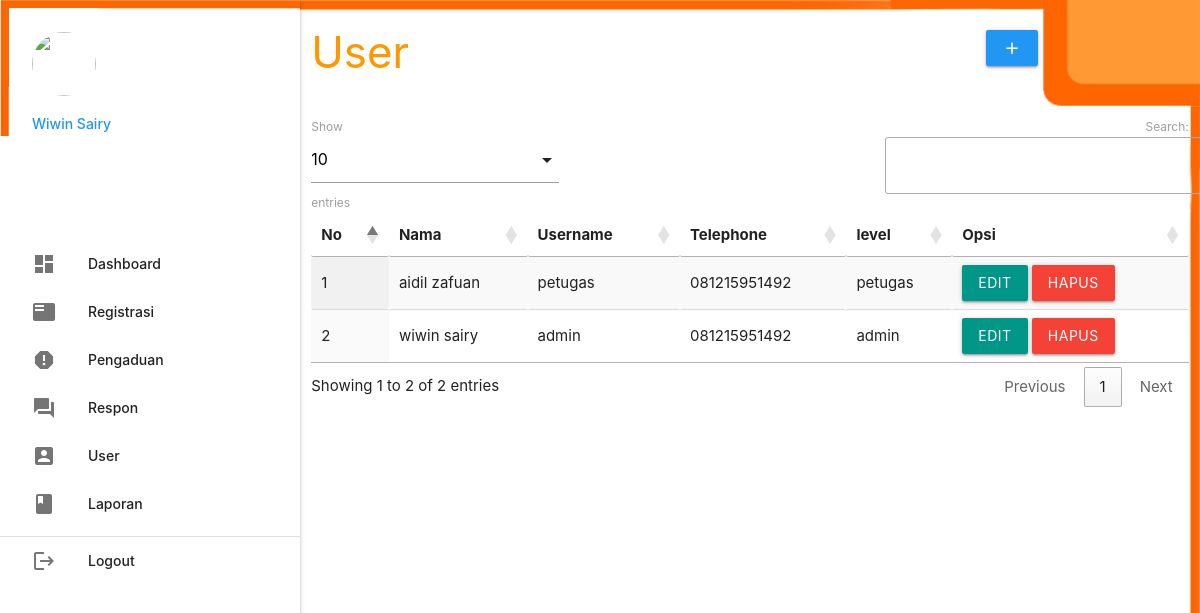
Page /admin/index.php?p=user (signed in) on the committed database.
### tables this page shows
CREATE TABLE `petugas` (
  `id_petugas` int(5) NOT NULL,
  `nama_petugas` varchar(30) NOT NULL,
  `username` varchar(30) NOT NULL,
  `password` varchar(255) NOT NULL,
  `telp_petugas` varchar(13) NOT NULL,
  `level` enum('admin','petugas') NOT NULL
);

### admin/user.php (the view, shortened to what this page needs)
       <div class="row">
         <div class="col s12 m9">
           <h3 class="orange-text">User</h3>
         </div>
         <div class="col s12 m3">
           <div class="section"></div>
           <a class="waves-effect waves-light btn modal-trigger blue" href="#modal1"><i class="material-icons">add</i></a>
         </div>
       </div>
       <table id="example" class="display responsive-table" style="width:100%">
         <thead>
             <tr>
			<th>No</th>
			<th>Nama</th>
			<th>Username</th>
			<th>Telephone</th>
			<th>level</th>
			<th>Opsi</th>
             </tr>
         </thead>
         <tbody>
<?php
	$no=1;
	$tampil = mysqli_query($koneksi,"SELECT * FROM petugas ORDER BY nama_petugas ASC");
	while ($r=mysqli_fetch_assoc($tampil)) { ?>
	<tr>
		<td><?php echo $no++; ?></td>
		<td><?php echo $r['nama_petugas']; ?></td>
		<td><?php echo $r['username']; ?></td>
		<td><?php echo $r['telp_petugas']; ?></td>
		<td><?php echo $r['level']; ?></td>
		<td><a class="btn teal modal-trigger" href="#user_edit<?php echo $r['id_petugas'] ?>">Edit</a> <a class="red btn" onclick="return confirm('Anda Yakin Ingin Menghapus Y/N')" href="index.php?p=user_hapus&id_petugas=<?php echo $r['id_petugas'] ?>">Hapus</a></td>
	</tr>
           <?php  }
            ?>
         </tbody>
       </table>

### admin/index.php (shortened to what this page needs)
<?php
	include '../conn/koneksi.php';
 ?>
  <!DOCTYPE html>
  <html>
    <head>
      <link type="text/css" rel="stylesheet" href="../css/materialize.min.css"  media="screen,projection"/>
      <link rel="stylesheet" href="https://cdnjs.cloudflare.com/ajax/libs/materialize/1.0.0/css/materialize.min.css">
      <link rel="stylesheet" type="text/css" href="https://cdn.datatables.net/1.10.19/css/jquery.dataTables.css">
    </head>
    <body style="background:url(../img/bg.jpg); background-size: cover;">
    <div class="row">
      <div class="col s12 m3">
          <ul id="slide-out" class="sidenav sidenav-fixed">
              <li>
                  <div class="user-view">
                      <div class="background">
                          <img src="../img/bg.jpg">
                      </div>
                      <a href="#user"><img class="circle" src="https://cdn5.vectorstock.com/i/1000x1000/01/69/businesswoman-character-avatar-icon-vector-12800169.jpg"></a>
                      <a href="#name"><span class="blue-text name"><?php echo ucwords($_SESSION['data']['nama_petugas']); ?></span>
                  </div>
              </li>
              <li><a href="index.php?p=dashboard"><i class="material-icons">dashboard</i>Dashboard</a></li>
              <li><a href="index.php?p=registrasi"><i class="material-icons">featured_play_list</i>Registrasi</a></li>
              <li><a href="index.php?p=pengaduan"><i class="material-icons">report</i>Pengaduan</a></li>
              <li><a href="index.php?p=respon"><i class="material-icons">question_answer</i>Respon</a></li>
              <li><a href="index.php?p=user"><i class="material-icons">account_box</i>User</a></li>
              <li><a href="index.php?p=laporan"><i class="material-icons">book</i>Laporan</a></li>
              <li>
                  <div class="divider"></div>
              </li>
              <li><a class="waves-effect" href="../index.php?p=logout"><i class="material-icons">logout</i>Logout</a></li>
          </ul>
          <a href="#" data-target="slide-out" class="btn sidenav-trigger"><i class="material-icons">menu</i></a>
      </div>
      <div class="col s12 m9">
	<?php
		if(@$_GET['p']==""){
			include_once 'dashboard.php';
		}
		elseif(@$_GET['p']=="dashboard"){
			include_once 'dashboard.php';
		}
		elseif(@$_GET['p']=="registrasi"){
			include_once 'registrasi.php';
		}
		elseif(@$_GET['p']=="regis_hapus"){
			$query = mysqli_query($koneksi,"DELETE FROM masyarakat WHERE nik='".$_GET['nik']."'");
			if($query){
				header('location:index.php?p=registrasi');
			}
		}
		elseif(@$_GET['p']=="pengaduan"){
			include_once 'pengaduan.php';
		}
		elseif(@$_GET['p']=="more"){
			include_once 'more.php';
		}
		elseif(@$_GET['p']=="respon"){
			include_once 'respon.php';
		}
		elseif(@$_GET['p']=="tanggapan_hapus"){
			$query = mysqli_query($koneksi,"DELETE FROM tanggapan WHERE id_tanggapan='".$_GET['id_tanggapan']."'");
			if($query){
				header('location:index.php?p=respon');
			}
		}
		elseif(@$_GET['p']=="user"){
			include_once 'user.php';
		}
		elseif(@$_GET['p']=="user_input"){
			include_once 'user_input.php';
		}
		elseif(@$_GET['p']=="user_edit"){
			include_once 'user_edit.php';
		}
		elseif(@$_GET['p']=="user_hapus"){
			$query = mysqli_query($koneksi,"DELETE FROM petugas WHERE id_petugas='".$_GET['id_petugas']."'");
			if($query){
				header('location:index.php?p=user');
			}
		}
		elseif(@$_GET['p']=="laporan"){
			include_once 'laporan.php';
		}
	 ?>
      </div>
    </div>
    </body>
  </html>

### rows in the picture
petugas: nama_petugas "aidil zafuan", username "petugas", telp_petugas "081215951492", level "petugas"
petugas: nama_petugas "wiwin sairy", username "admin", telp_petugas "081215951492", level "admin"

### other values in the picture
$_SESSION['data']['nama_petugas'] "Wiwin Sairy"
